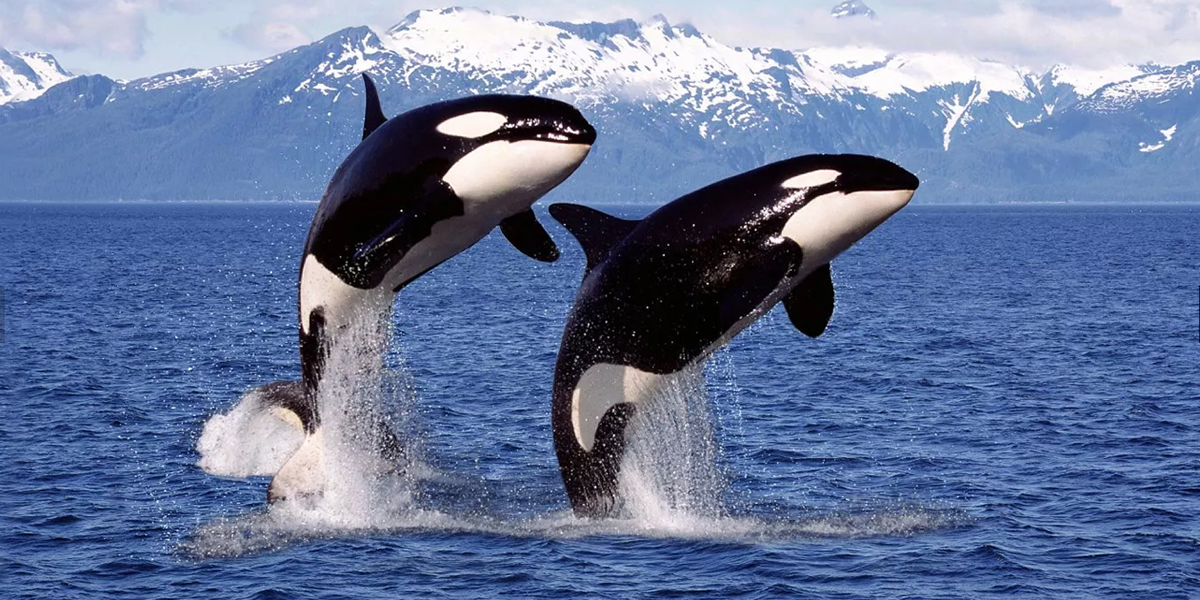
#> input picture Práctica 1/Images/Orcas.png, 1200 x 600 px
$ jupyter execute 'Task 4.ipynb'
#> lines starting #> are read from the running program, lines starting #| are printed output that depends on the picture
# Task 4: Modificar un plano de la imagen

[cell 1]
# Import the necessary libraries
import numpy as np
import matplotlib.pyplot as plt
import random
import cv2

[cell 2]
# Load image from disk
img = cv2.imread('./Images/Orcas.png')  # Load an image from the specified path
#> img is the input picture: shape (600, 1200, 3); mean B, G, R 156.9, 119.7, 102.4

# Get the dimensions of the image (width and height)
height, width = img.shape[:2]
#> height = 600; width = 1200

# New size for the cropped image (1/4 of the original size)
new_width = int(width * 1 / 4)
#> new_width = 300
new_height = int(height * 1 / 4)
#> new_height = 150

# Create an empty matrix to store the cropped image
cropped_image = np.zeros([new_height, new_width, 3])

# Copy pixels starting from position (400,400) in the original image
for i in range(new_height):
    for j in range(new_width):
        cropped_image[i, j] = img[400 + i, 400 + j]
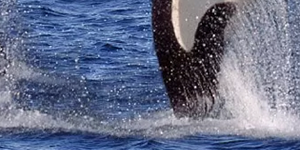
#> cropped_image: shape (150, 300, 3) float64; mean B, G, R 137.6, 110.2, 101.3

# Convert the new image to valid pixel values (0-255)
cropped_image = cv2.convertScaleAbs(cropped_image)

# Display the cropped image
plt.imshow(cropped_image)
plt.axis('off')  # Hide axis labels for better visual presentation
plt.show()

# Rotate the original image by 180 degrees
rotation_matrix = cv2.getRotationMatrix2D((width / 2, height / 2), 180, 1)
rotated_image = cv2.warpAffine(img, rotation_matrix, (width, height))
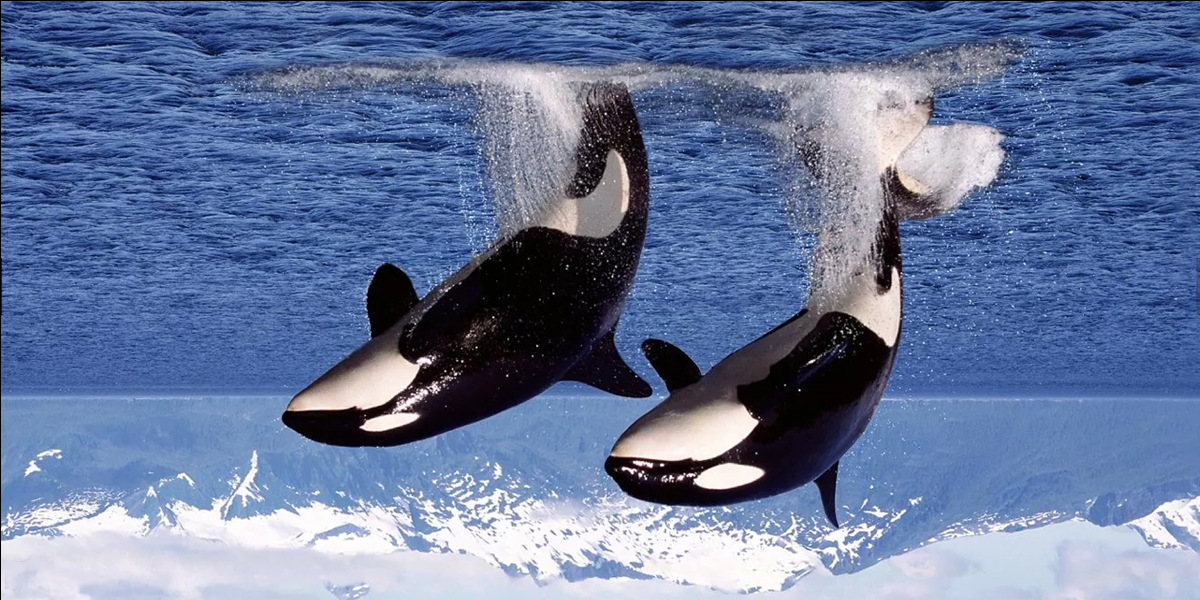
#> rotated_image: shape (600, 1200, 3); mean B, G, R 156.4, 119.2, 102

# Display the rotated image
plt.imshow(rotated_image)
plt.axis('off')  # Hide axis labels for better visual presentation
plt.show()

# Invert the colors of the original image
inverted_image = cv2.bitwise_not(img)
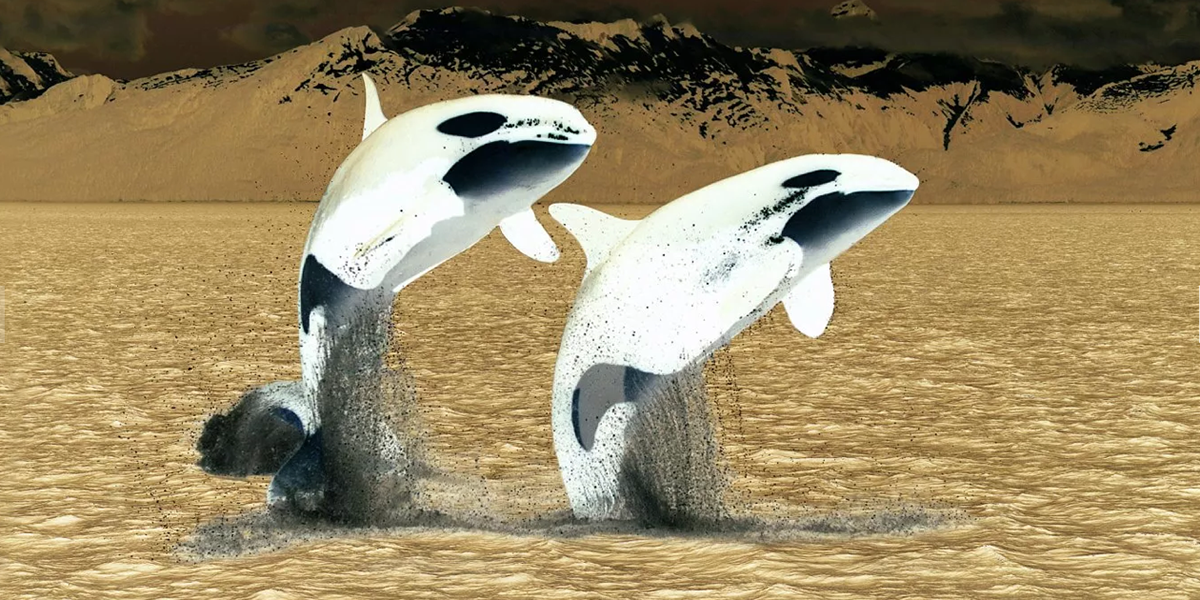
#> inverted_image: shape (600, 1200, 3); mean B, G, R 98.1, 135.3, 152.6

# Display the inverted image
plt.imshow(inverted_image)
plt.axis('off')  # Hide axis labels for better visual presentation
plt.show()
